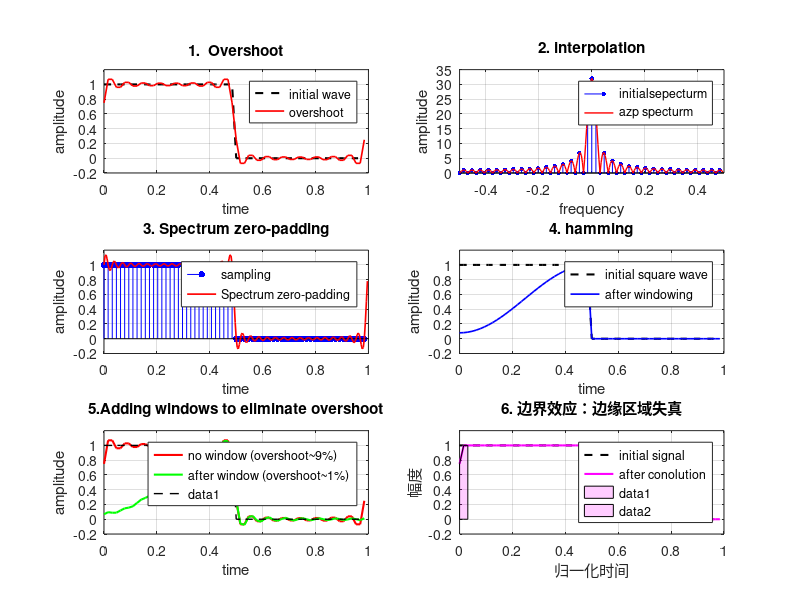

This chart was generated by the following MATLAB code: (Note: this script raises an error after producing the figure.)
clear; clc; close all;

N = 64;
t = (0:N-1)/N;

x = zeros(1, N);
x(1:N/2) = 1;

figure('Position', [100, 100, 1200, 800]);

X = fft(x);
M = 16;
X_truncated = zeros(1, N);
X_truncated(1:M) = X(1:M);
X_truncated(N-M+2:N) = X(N-M+2:N);
x_truncated = real(ifft(X_truncated));

subplot(3, 2, 1);
plot(t, x, 'k--', 'LineWidth', 1.5, 'DisplayName', 'initial wave'); hold on;
plot(t, x_truncated, 'r-', 'LineWidth', 1.2, 'DisplayName', 'overshoot');
title('1.  Overshoot');
xlabel('time'); ylabel('amplitude');
ylim([-0.2, 1.2]); legend; grid on;

%% Zero Padding in Time Domain
N_pad_time = 256;
x_pad_time = [x, zeros(1, N_pad_time - N)];
t_pad_time = (0:N_pad_time-1)/N_pad_time;

%FFT
X_original = fftshift(fft(x));
X_pad_time = fftshift(fft(x_pad_time));
f = (-N/2:N/2-1)/N;
f_pad = (-N_pad_time/2:N_pad_time/2-1)/N_pad_time;

subplot(3, 2, 2);
stem(f, abs(X_original), 'b.', 'MarkerSize', 10, 'DisplayName', 'initialsepecturm'); hold on;
plot(f_pad, abs(X_pad_time), 'r-', 'LineWidth', 1, 'DisplayName', 'azp specturm');
title('2. interpolation');
xlabel('frequency'); ylabel('amplitude');
xlim([-0.5, 0.5]); legend; grid on;

%% Interpolation
X = fft(x);
N_interp = 256;
X_pad_freq = zeros(1, N_interp);
X_pad_freq(1:N/2) = X(1:N/2);
X_pad_freq(N_interp-N/2+1:N_interp) = X(N/2+1:N);
x_interp = real(ifft(X_pad_freq)) * (N_interp/N);
t_interp = (0:N_interp-1)/N_interp;

subplot(3, 2, 3);
stem(t, x, 'b.', 'MarkerSize', 15, 'DisplayName', 'sampling'); hold on;
plot(t_interp, x_interp, 'r-', 'LineWidth', 1.2, 'DisplayName', 'Spectrum zero-padding');
title('3. Spectrum zero-padding');
xlabel('time'); ylabel('amplitude');
ylim([-0.2, 1.2]); legend; grid on;

%% Windowing
% Hamming window
w = hamming(N)';
x_windowed = x .* w;

X_win = fft(x_windowed);
X_win_truncated = zeros(1, N);
X_win_truncated(1:M) = X_win(1:M);
X_win_truncated(N-M+2:N) = X_win(N-M+2:N);
x_win_truncated = real(ifft(X_win_truncated));

subplot(3, 2, 4);
plot(t, x, 'k--', 'LineWidth', 1.5, 'DisplayName', 'initial square wave'); hold on;
plot(t, x_windowed, 'b-', 'LineWidth', 1.2, 'DisplayName', 'after windowing');
title('4. hamming');
xlabel('time'); ylabel('amplitude');
ylim([-0.2, 1.2]); legend; grid on;

%% have/no window
subplot(3, 2, 5);
plot(t, x_truncated, 'r-', 'LineWidth', 1.5, 'DisplayName', 'no window (overshoot~9%)'); hold on;
plot(t, x_win_truncated, 'g-', 'LineWidth', 1.5, 'DisplayName', 'after window (overshoot~1%)');
plot(t, x, 'k--', 'LineWidth', 1);
title('5.Adding windows to eliminate overshoot');
xlabel('time'); ylabel('amplitude');
ylim([-0.2, 1.2]); legend; grid on;

%% Boundary Effect
kernel = [0.25, 0.5, 0.25]; 
x_conv = conv(x, kernel, 'same');

subplot(3, 2, 6);
plot(t, x, 'k--', 'LineWidth', 1.5, 'DisplayName', 'initial signal'); hold on;
plot(t, x_conv, 'm-', 'LineWidth', 1.5, 'DisplayName', 'after conolution');
area(t(1:3), x_conv(1:3), 'FaceColor', 'm', 'FaceAlpha', 0.2);
area(t(end-2:end), x_conv(end-2:end), 'FaceColor', 'm', 'FaceAlpha', 0.2);
title('6. 边界效应：边缘区域失真');
xlabel('归一化时间'); ylabel('幅度');
ylim([-0.2, 1.2]); legend; grid on;

%% 调整布局
sgtitle('数字信号处理核心概念演示：过冲、补零、加窗、边界效应', 'FontSize', 14, 'FontWeight', 'bold');
